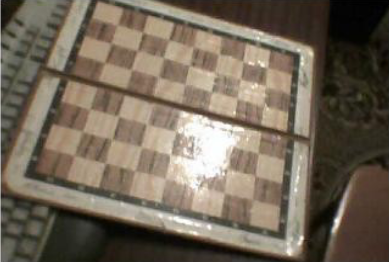
#> input picture second-semester/image-processing/data/test.png, 389 x 262 px
$ jupyter execute Lab_10.ipynb
#> lines starting #> are read from the running program, lines starting #| are printed output that depends on the picture
#> further down, img is the input picture: shape (262, 389, 3); mean B, G, R 88.3, 103.6, 115
## Task 1. Floyd-Steinberg dithering

[cell 1]
import numpy as np
import cv2
import matplotlib.pyplot as plt

def floyd_steinberg_dithering(img):
    new_img = np.zeros_like(img, dtype=np.uint8)

    # преобразование изображения в оттенки серого
    gray = np.dot(img[...,:3], [0.2989, 0.5870, 0.1140])
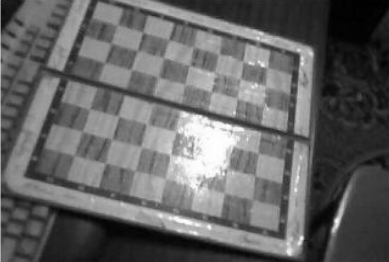
#> gray: shape (262, 389) float64; min 0, max 255, mean 100.3

    # применение алгоритма Флойда-Стейнберга
    height, width = gray.shape
#> height = 262; width = 389
    for y in range(height):
        for x in range(width):
            old_pixel = gray[y, x]
            new_pixel = np.round(old_pixel / 255) * 255
            new_img[y, x] = new_pixel
            error = old_pixel - new_pixel

            if x < width - 1:
                gray[y, x+1] += error * 7/16
            if y < height - 1 and x > 0:
                gray[y+1, x-1] += error * 3/16
            if y < height - 1:
                gray[y+1, x] += error * 5/16
            if y < height - 1 and x < width - 1:
                gray[y+1, x+1] += error * 1/16
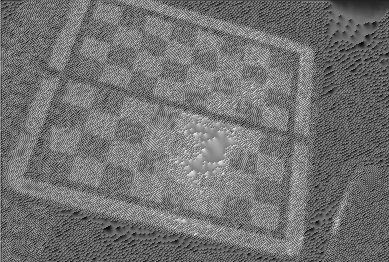
#> gray: shape (262, 389) float64; min -43.72, max 309.4, mean 114.5; drawn with min black and max white
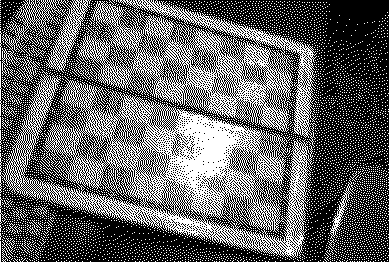
#> new_img: shape (262, 389, 3); 39.3% white in thin lines or dots

    return new_img

img = cv2.imread('data/test.png')
result= floyd_steinberg_dithering(img)
fig, axs = plt.subplots(nrows=1, ncols=2, figsize=(15, 10))
axs[0].imshow(img)
axs[0].set_title('Исходное изображение')
axs[1].imshow(result)
axs[1].set_title('Результат применения алгоритма')
plt.show()
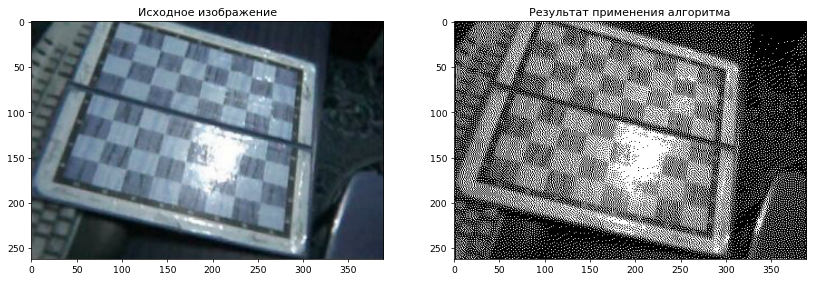
#> figure drawn by matplotlib, 2 panels; B, G, R data is drawn as R, G, B

## Task 2. Conjugate gradient method

[cell 2]
import numpy as np

def conjugate_gradient_method(A, b, x0, max_iter, tol):
#> called with A = array of shape (2, 2), b = array of shape (2,), x0 = array of shape (2,), max_iter = 1000, tol = 1e-06
    x = x0
    r = b - np.dot(A, x)

    if np.linalg.norm(r) < tol:
        return x

    p = r
    for i in range(max_iter):
        Ap = np.dot(A, p)
        alpha = np.dot(r.T, r) / np.dot(p.T, Ap)
        print(alpha)
        x = x + alpha * p
        r_new = r - alpha * Ap
        if np.linalg.norm(r_new) < tol:
            break
        beta = np.dot(r_new.T, r_new) / np.dot(r.T, r)
        p = r_new + beta * p
        r = r_new
    return x

[cell 3]
import numpy as np

# Определим матрицу A и вектор b
A = np.array([[3, 2], [2, 5]])
b = np.array([7, 13])

# Определим начальное приближение и требуемую точность
x0 = np.array([0, 0])
tol = 1e-6

# Вызовем функцию conjugate_gradient_method
x = conjugate_gradient_method(A, b, x0, max_iter=1000, tol=tol)

print("Решение системы:")
print("x =", x[0])
print("y =", x[1])

[cell 4]
import numpy as np

def f(x):
    return x[0]**2 + x[1]**2 - 4

# задаем матрицу квадратичной формы и вектор линейных коэффициентов
A = np.array([[1, 0],
              [0, 1]])
b = np.array([0, 0])

# задаем начальную точку и максимальное число итераций
x0 = np.array([4, 4])
max_iter = 1000

# задаем точность
tol = 0.5

# вызываем функцию conjugate_gradient_method для минимизации функции
x_min = conjugate_gradient_method(A, b, x0, max_iter, tol)

print(f"Минимум функции равен {f(x_min)}, достигается в точке {x_min}")

[cell 5]
import numpy as np

def f(x):
    return 1/2* x[0]**2 + x[0] * x[1] + x[1]**2 - 2*x[1]

# задаем матрицу квадратичной формы и вектор линейных коэффициентов
A = np.array([[1/2, 1/2],
              [1/2, 1]])
b = np.array([0, 2])

# задаем начальную точку и максимальное число итераций
x0 = np.array([-2.3, 2.2])
max_iter = 1000

# задаем точность
tol = 10**(-5)

# вызываем функцию conjugate_gradient_method для минимизации функции
x_min = conjugate_gradient_method(A, b, x0, max_iter, tol)

$ run again, with second-semester/image-processing/data/Noise_salt_and_pepper.png copied over second-semester/image-processing/data/test.png
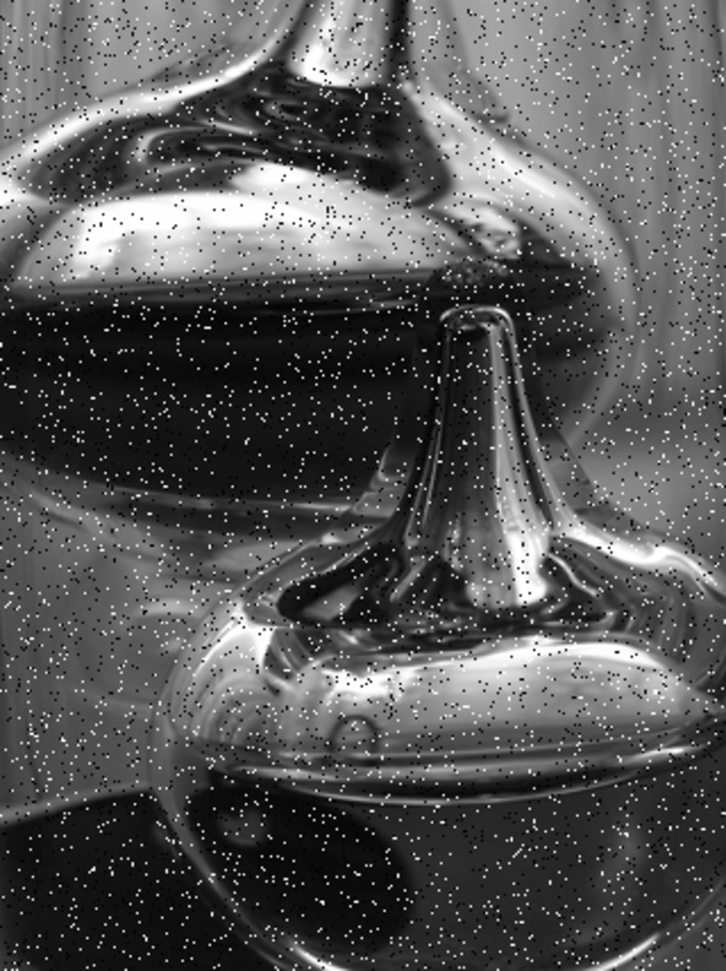
#> input picture second-semester/image-processing/data/Noise_salt_and_pepper.png, 726 x 971 px, shrunk from 1280 x 1712 before the run
#> img is the input picture: shape (971, 726, 3); min 0, max 255, mean 86.8
#> after the loop in floyd_steinberg_dithering, `for y in range(height):`:
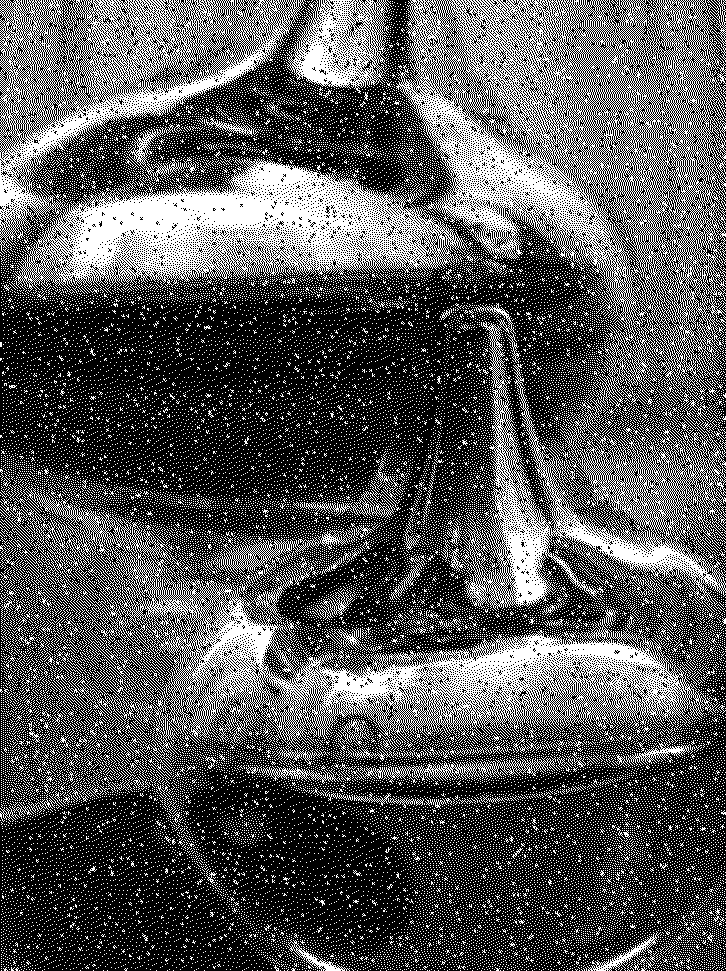
#> new_img: shape (971, 726, 3); 34% white in thin lines or dots
#> `plt.show()`:
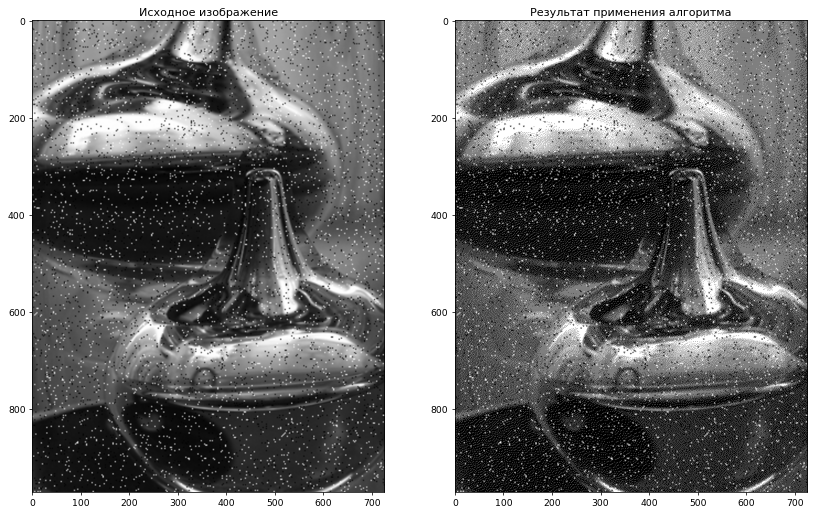
#> figure drawn by matplotlib, 2 panels

$ run again, with second-semester/image-processing/data/building.jpg saved as second-semester/image-processing/data/test.png
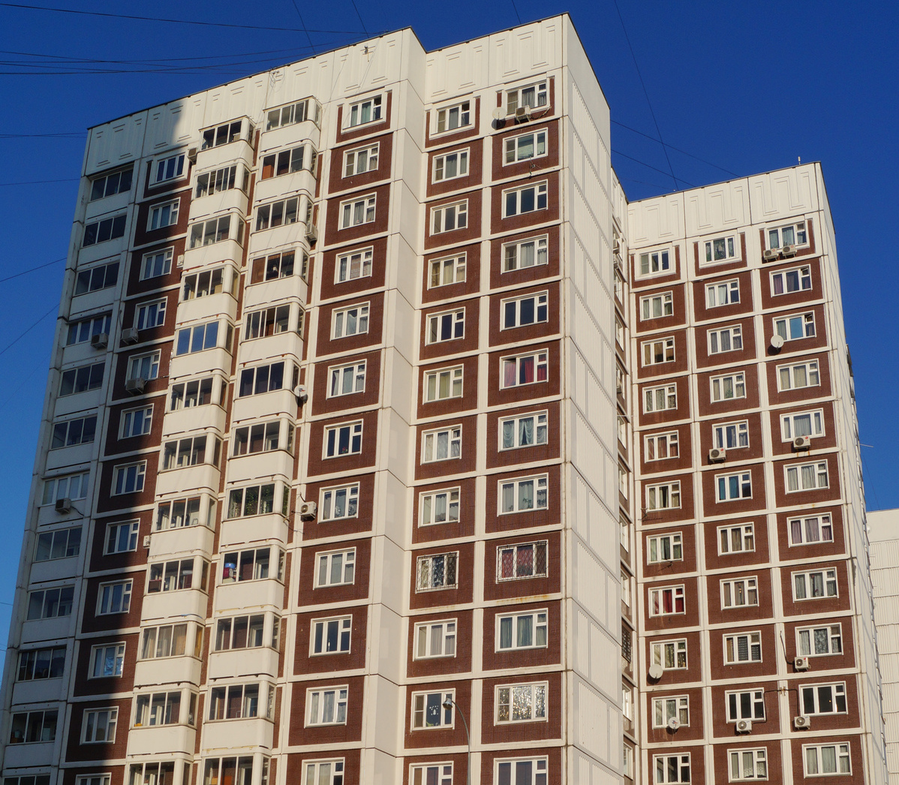
#> input picture second-semester/image-processing/data/building.jpg, 899 x 785 px, shrunk from 1198 x 1046 before the run
#> img is the input picture: shape (785, 899, 3); mean B, G, R 119.2, 116.5, 121.5
#> after the loop in floyd_steinberg_dithering, `for y in range(height):`:
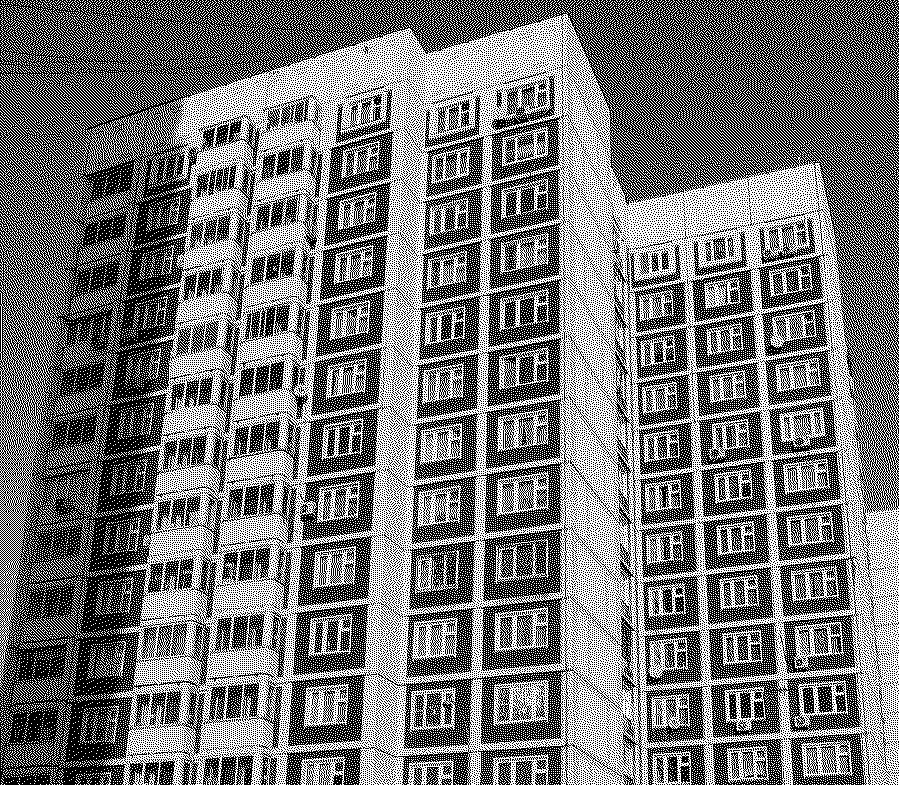
#> new_img: shape (785, 899, 3); 46.2% white in thin lines or dots
#> `plt.show()`:
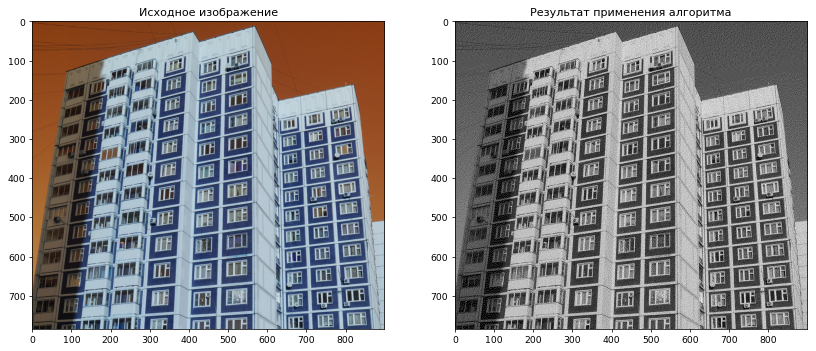
#> figure drawn by matplotlib, 2 panels; B, G, R data is drawn as R, G, B
